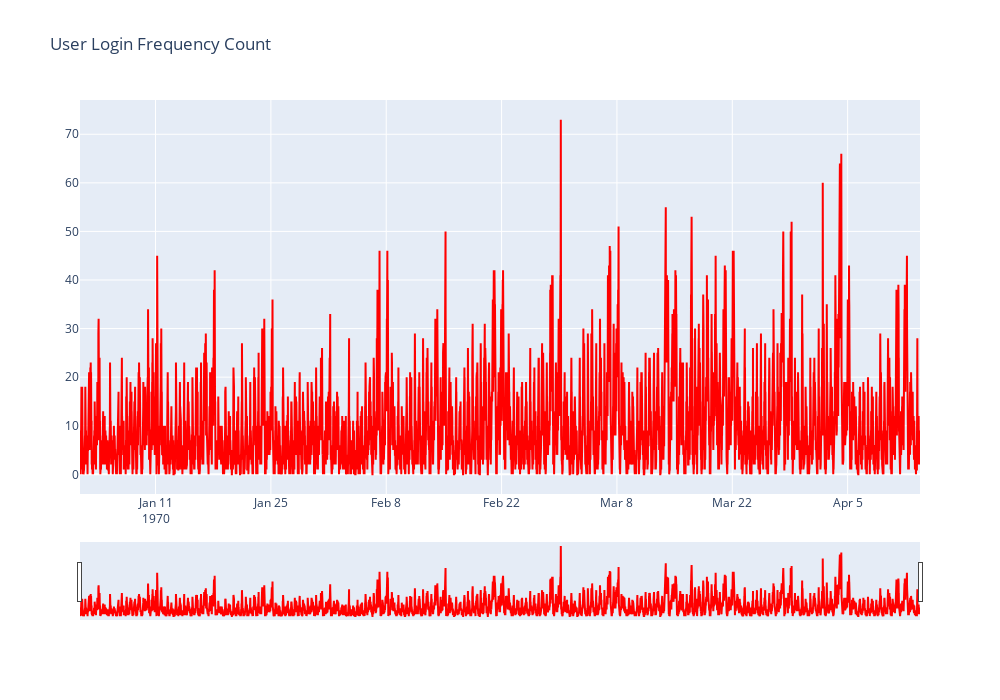

Notebook code for this chart:
### Code cell
time_graph(agg15)

### Figure 1 — Plotly figure (JSON) as saved in the notebook; plotly's stock layout.template omitted (floating-point values rounded to 4 significant figures; data arrays with more than 128 entries replaced by an {"elided": "..."} marker saying what was removed)
{"data": [{"line": {"color": "red"}, "name": "User Login Frequency Count", "type": "scatter", "x": {"elided": "9788 str values"}, "y": {"elided": "9788 int values"}}], "layout": {"height": 700, "title": {"text": "User Login Frequency Count"}, "width": 1000, "xaxis": {"rangeslider": {"visible": true}}}}
